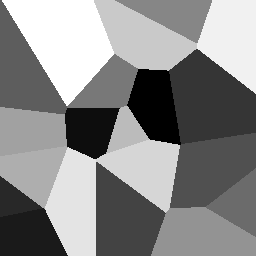
#> input picture data/raw_images/thin_section.png, 256 x 256 px
$ jupyter execute --allow-errors 04_image_geometry.ipynb
#> lines starting #> are read from the running program, lines starting #| are printed output that depends on the picture; after the words box and inside, x2 and y2 are one past the last pixel; in counts of white or black regions, pixels touching at a corner belong together
### src/verifier.py
import pandas as pd
import numpy as np
import pyperclip
from datetime import datetime
import traceback
import sqlite3
import os
from typing import Any, Dict, List, Callable, Optional

# Jupyter Notebook内でのリッチ表示用
try:
    from IPython.display import display, Markdown, HTML
    HAS_IPYTHON = True
except ImportError:
    HAS_IPYTHON = False

# プロジェクトルートを基準としたパス解決
BASE_DIR = os.path.dirname(os.path.dirname(os.path.abspath(__file__)))
DB_PATH = os.path.join(BASE_DIR, "data", "learning_progress.db")

def init_progress_db():
    os.makedirs(os.path.dirname(DB_PATH), exist_ok=True)
    conn = sqlite3.connect(DB_PATH)
    conn.execute("""
        CREATE TABLE IF NOT EXISTS progress (
            module_id TEXT PRIMARY KEY,
            status TEXT,
            timestamp TEXT,
            summary TEXT
        )
    """)
    conn.commit()
    conn.close()

def log_progress(module_id: str, status: str, summary: str):
    init_progress_db()
    conn = sqlite3.connect(DB_PATH)
    timestamp = datetime.now().strftime("%Y-%m-%d %H:%M:%S")
    conn.execute("""
        INSERT OR REPLACE INTO progress (module_id, status, timestamp, summary)
        VALUES (?, ?, ?, ?)
    """, (module_id, status, timestamp, summary))
    conn.commit()
    conn.close()

# [30 lines left out: functions get_progress_summary, verify_m0_1, verify_m0_2, verify_m1, not called in this run]

def verify_m2(output_obj: Any) -> List[str]:
    return [f"- Detected {len(output_obj)} change points."]

# [5 lines left out: function verify_m3, not called in this run]

def verify_m4(output_obj: Any) -> List[str]:
    return [f"- Counted {len(output_obj)} crystals."]

def verify_m5(output_obj: Any) -> List[str]:
    return [f"- {k}: {v}" for k, v in output_obj.items()]

# [13 lines left out: functions verify_m6, verify_m7, not called in this run]

def verify_m8(output_obj: Any) -> List[str]:
    return [f"- {k}: {v}" for k, v in output_obj.items()]

def verify_m9(output_obj: Any) -> List[str]:
    return [f"- Peaks identified: {len(output_obj)}"]

def verify_m10(output_obj: Any) -> List[str]:
    return [f"- {k}: {v}" for k, v in output_obj.items()]

VERIFIERS: Dict[str, Callable[[Any], List[str]]] = {
    'M0_1': verify_m0_1,
    'M0_2': verify_m0_2,
    'M1': verify_m1,
    'M2': verify_m2,
    'M3': verify_m3,
    'M4': verify_m4,
    'M5': verify_m5,
    'M6': verify_m6,
    'M7': verify_m7,
    'M8': verify_m8,
    'M9': verify_m9,
    'M10': verify_m10,
}

def verify_and_log(module_id: str, output_obj: Any) -> Optional[str]:
    timestamp = datetime.now().strftime("%Y-%m-%d %H:%M:%S")
    status = "SUCCESS"
    logs = []

    try:
        if module_id in VERIFIERS:
            logs.extend(VERIFIERS[module_id](output_obj))
        else:
            raise ValueError(f"Unknown module ID: {module_id}")

    except Exception:
        status = "FAILED"
        logs.append(f"### Error Details\n```python\n{traceback.format_exc()}\n```")

    summary_text = "\n".join(logs)
    log_progress(module_id, status, summary_text)

    color = "#28a745" if status == "SUCCESS" else "#dc3545"
    md_output = (
        f"## Module {module_id} Verification Result <span style='color:{color}'>[{status}]</span>\n"
        f"- Timestamp: {timestamp}\n"
        f"- Status: {status}\n\n"
        f"### Analysis Summary\n" + summary_text
    )

    if HAS_IPYTHON:
        display(Markdown(md_output))
    else:
        print(md_output)

    try:
        pyperclip.copy(md_output)
    except Exception:
        pass

    return None

### notebooks/04_image_geometry.ipynb
<div style='display:flex; justify-content:space-between;'><span>[← Previous Chapter: 03_geospatial_mapping.ipynb](03_geospatial_mapping.ipynb)</span><span>[Table of Contents](00_introduction.ipynb)</span><span>[Next Chapter: 05_volume_gui.ipynb →](05_volume_gui.ipynb)</span></div>

[cell 1]
import sys
import os
sys.path.append('../')
import pandas as pd
import numpy as np
import matplotlib.pyplot as plt
import seaborn as sns
from src.verifier import verify_and_log

sns.set_theme(style='whitegrid')
pd.options.display.max_columns = None

# #04 画像解析

## 0. 背景：結晶組織の定量化
薄片顕微鏡写真から、結晶のサイズ分布を自動的に計測します。

## 課題：自動解析パイプラインの構築
学んだ手法を組み合わせて、一連の処理を完結させる関数を実装してください。

[cell 2]
from skimage import io, filters, measure
def run_module_pipeline():
    img = io.imread('../data/raw_images/thin_section.png', as_gray=True)
#> img is the input picture: shape (256, 256); min 0, max 255, mean 137
    # メディアンフィルタ等によるノイズ除去を推奨
    from skimage import morphology
    denoised = filters.median(img)
    binary = denoised > filters.threshold_otsu(denoised)
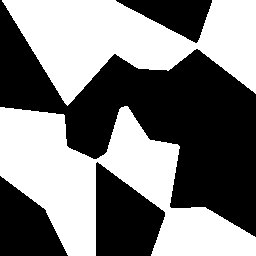
#> binary: shape (256, 256) bool; 49.4% white; 2 white regions
    labels = measure.label(binary)
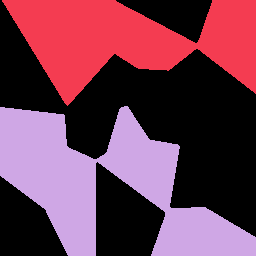
#> labels: shape (256, 256) int32; 3 distinct labels, from 0 to 2; one colour per label, 0 black
    props = measure.regionprops(labels)
#> props = 2 regions; box (x1, y1, x2, y2) and area: (0, 106, 256, 256) 17707, (2, 0, 256, 106) 14638
    return [p.equivalent_diameter for p in props]

## 結果の視覚化
解析結果をグラフで確認します。

[cell 3]
plt.figure(figsize=(8, 6))
#> (the rest of this cell did not finish here and is left out)

## 検証と記録
関数を実行し、結果を検証エンジンで確認します。

[cell 4]
result = run_module_pipeline()
#> result = [136.5, 150.2]
verify_and_log('M4', result)
